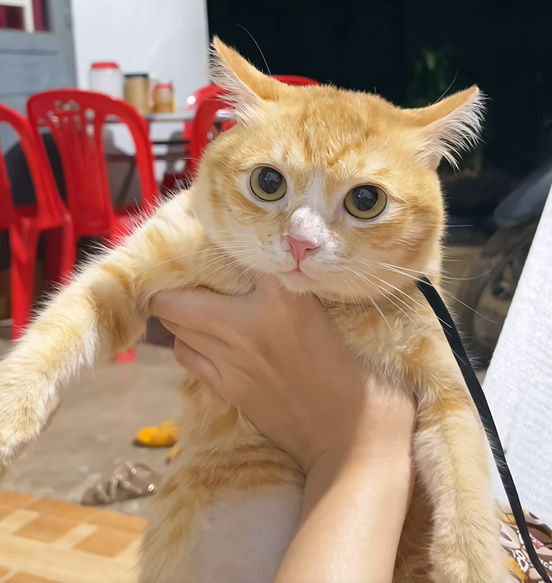
#> input picture ComputerVision/lab2/PixelOperator/cat.png, 552 x 583 px
$ jupyter execute Change_negative.ipynb
#> lines starting #> are read from the running program, lines starting #| are printed output that depends on the picture
[cell 1]
import cv2
import numpy as np
import matplotlib.pyplot as plt
import os

[cell 2]
img = cv2.imread("cat.png")
#> img is the input picture: shape (583, 552, 3); mean B, G, R 110.1, 129.3, 157.9
img = cv2.cvtColor(img, cv2.COLOR_BGR2RGB)

plt.figure(figsize=(4,4))
plt.imshow(img)
plt.title("Ảnh gốc")
plt.axis("off")
plt.show()

[cell 3]
negative_img = 255 - img
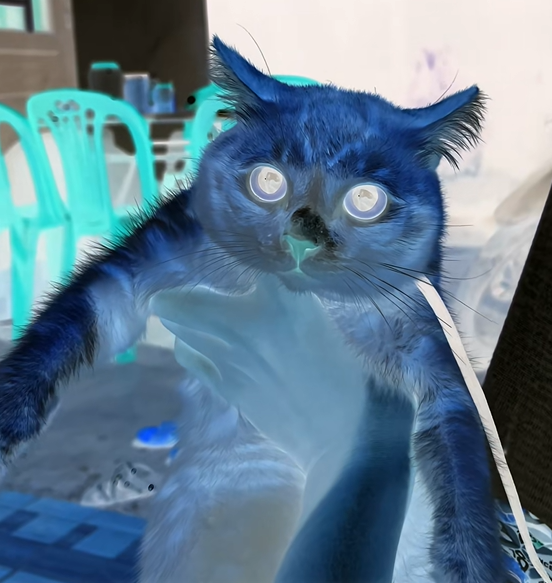
#> negative_img: shape (583, 552, 3); mean R, G, B 97.1, 125.7, 144.9

plt.figure(figsize=(4,4))
plt.imshow(negative_img)
plt.title("Ảnh âm bản (Negative)")
plt.axis("off")
plt.show()

[cell 4]
plt.figure(figsize=(8,4))

plt.subplot(1,2,1)
plt.imshow(img)
plt.title("Gốc")
plt.axis("off")

plt.subplot(1,2,2)
plt.imshow(negative_img)
plt.title("Âm bản")
plt.axis("off")

plt.show()
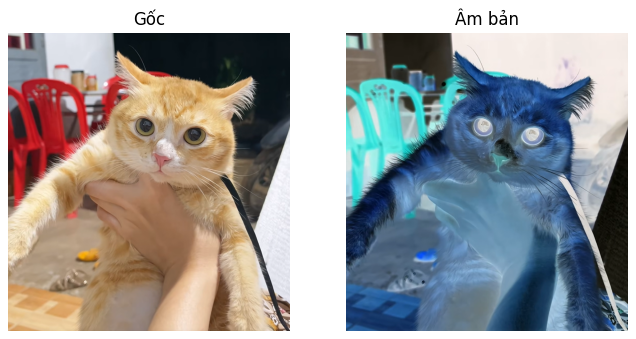
#> figure drawn by matplotlib, 2 panels
